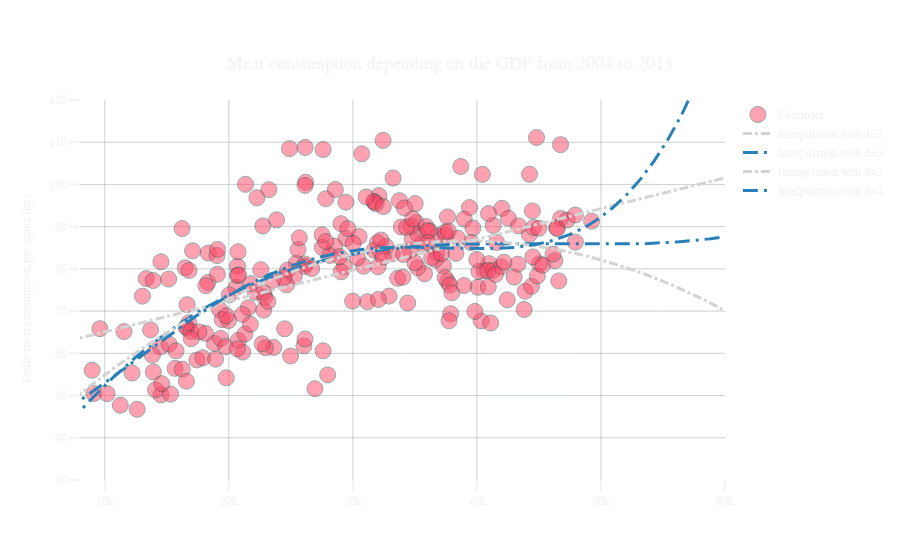

Here is the notebook cell this chart was saved with:
### Markdown cell above
Now we plot the results of the regressions:

### Code cell
#print the result
#2 and 4 are commentend because they do not represent well the data in our opinion
countries_both_nLUX_all = []
for i in range(10):
    countries_both_nLUX_all+=countries_both_nLUX
fig3 = go.Figure()
fig3.add_trace(go.Scatter(y=y, x=x, mode='markers', 
            marker=dict(
                opacity=0.5,
                size=16,
                color='#FF4464',
                line=dict(
                width=1,
                color='DarkSlateGrey')), name='Countries', text=countries_both_nLUX_all),)

#fig3.add_trace(go.Scatter(x = t[:,0],y = yt2[:,0], name='Interpolation with d=2', marker_color = 'red', opacity=1,line=dict(color='firebrick', width=3, dash='dash')))
fig3.add_trace(go.Scatter(x = t[:,0],y = yt1[:,0], name='Interpolation with d=1', marker_color = 'red', opacity=1,line=dict(color='LightGrey', width=3, dash='dashdot'), visible=True))
fig3.add_trace(go.Scatter(x = t[:,0],y = yt3[:,0], name='Interpolation with d=3', marker_color = 'red', opacity=1,line=dict(color='#2980b9 ', width=3, dash='longdashdot')))
fig3.add_trace(go.Scatter(x = t[:,0],y = yt2[:,0], name='Interpolation with d=2', marker_color = 'red', opacity=1,line=dict(color='LightGrey', width=3, dash='dashdot'), visible=True))
fig3.add_trace(go.Scatter(x = t[:,0],y = yt4[:,0], name='Interpolation with d=4', marker_color = 'red', opacity=1,line=dict(color='#2980b9 ', width=3, dash='longdashdot')))

#fig3.add_trace(go.Scatter(x = t[:,0],y = yt4[:,0], name='Interpolation with d=4', marker_color = 'red', opacity=1,line=dict(color='dodgerblue', width=3, dash='solid')))
fig3.update_xaxes(range=[8000, 60000])
fig3.update_yaxes(range=[30, 120])
fig3.update_layout(title={
        'text': "Meat consumption depending on the GDP from 2004 to 2013",
        'y':0.9,
        'x':0.5,
        'xanchor': 'center',
        'yanchor': 'top'},
        yaxis_title="Yearly meat consumption per capita (kg)",)

change_config(fig3).show()

### Figure 1 — Plotly figure (JSON) as saved in the notebook; plotly's stock layout.template omitted (floating-point values rounded to 4 significant figures; data arrays with more than 128 entries replaced by an {"elided": "..."} marker saying what was removed)
{"data": [{"marker": {"color": "#FF4464", "line": {"color": "DarkSlateGrey", "width": 1}, "opacity": 0.5, "size": 16}, "mode": "markers", "name": "Countries", "text": {"elided": "240 str values"}, "type": "scatter", "x": {"elided": "240 float values"}, "y": {"elided": "240 float values"}}, {"line": {"color": "LightGrey", "dash": "dashdot", "width": 3}, "marker": {"color": "red"}, "name": "Interpolation with d=1", "opacity": 1, "type": "scatter", "visible": true, "x": {"elided": "1000 float values"}, "y": {"elided": "1000 float values"}}, {"line": {"color": "#2980b9 ", "dash": "longdashdot", "width": 3}, "marker": {"color": "red"}, "name": "Interpolation with d=3", "opacity": 1, "type": "scatter", "x": {"elided": "1000 float values"}, "y": {"elided": "1000 float values"}}, {"line": {"color": "LightGrey", "dash": "dashdot", "width": 3}, "marker": {"color": "red"}, "name": "Interpolation with d=2", "opacity": 1, "type": "scatter", "visible": true, "x": {"elided": "1000 float values"}, "y": {"elided": "1000 float values"}}, {"line": {"color": "#2980b9 ", "dash": "longdashdot", "width": 3}, "marker": {"color": "red"}, "name": "Interpolation with d=4", "opacity": 1, "type": "scatter", "x": {"elided": "1000 float values"}, "y": {"elided": "1000 float values"}}], "layout": {"autosize": true, "font": {"color": "#F2F2F2", "family": "Andale Mono, monospace", "size": 12}, "paper_bgcolor": "rgba(0, 0, 0, 0)", "plot_bgcolor": "rgba(0, 0, 0, 0)", "title": {"font": {"color": "#F2F2F2", "family": "Andale Mono, monospace", "size": 18}, "text": "Meat consumption depending on the GDP from 2004 to 2013", "x": 0.5, "xanchor": "center", "y": 0.9, "yanchor": "top"}, "xaxis": {"gridcolor": "rgba(153, 163, 164,0.5)", "range": [8000, 60000], "tickcolor": "#F2F2F2", "ticklen": 10, "ticks": "outside", "tickwidth": 2, "title": {"font": {"color": "#F2F2F2", "family": "Andale Mono, monospace", "size": 12}}, "type": "linear"}, "yaxis": {"gridcolor": "rgba(153, 163, 164,0.5)", "range": [30, 120], "tickcolor": "#F2F2F2", "ticklen": 10, "ticks": "outside", "tickwidth": 2, "title": {"font": {"color": "#F2F2F2", "family": "Andale Mono, monospace", "size": 12}, "text": "Yearly meat consumption per capita (kg)"}, "type": "linear"}}}
